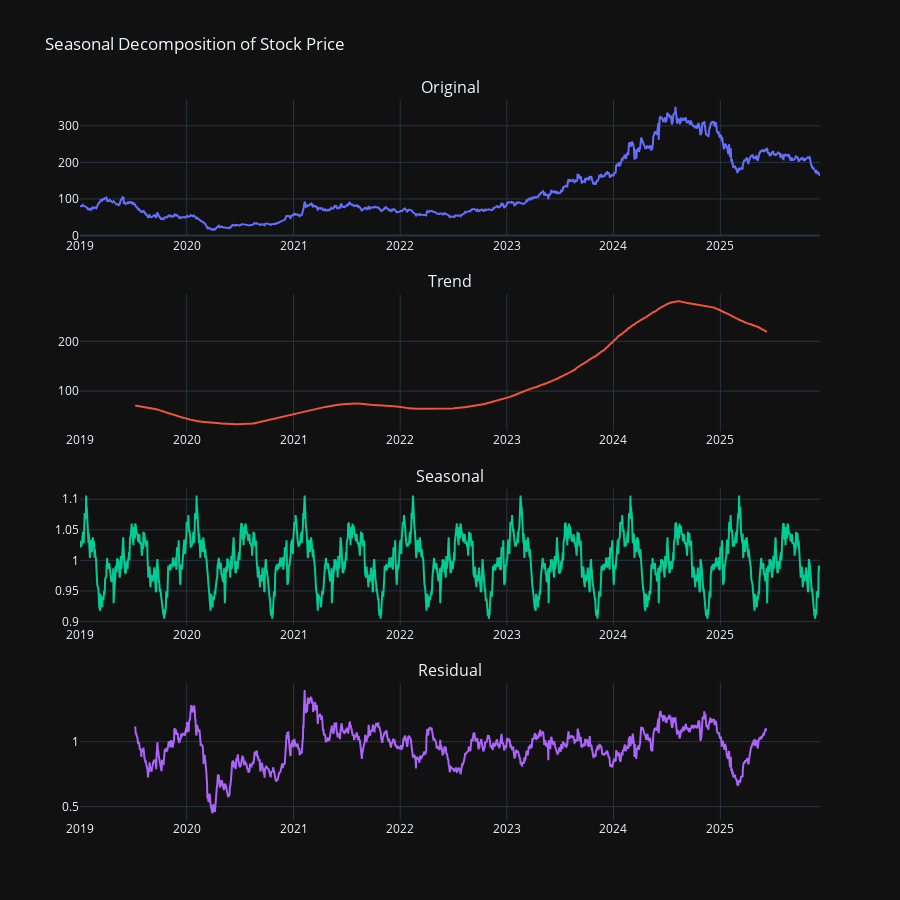
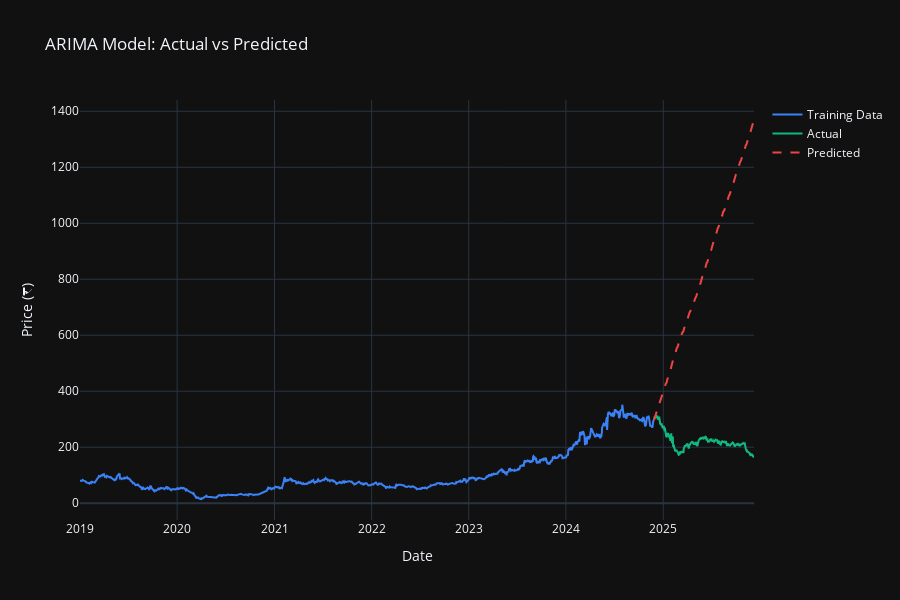
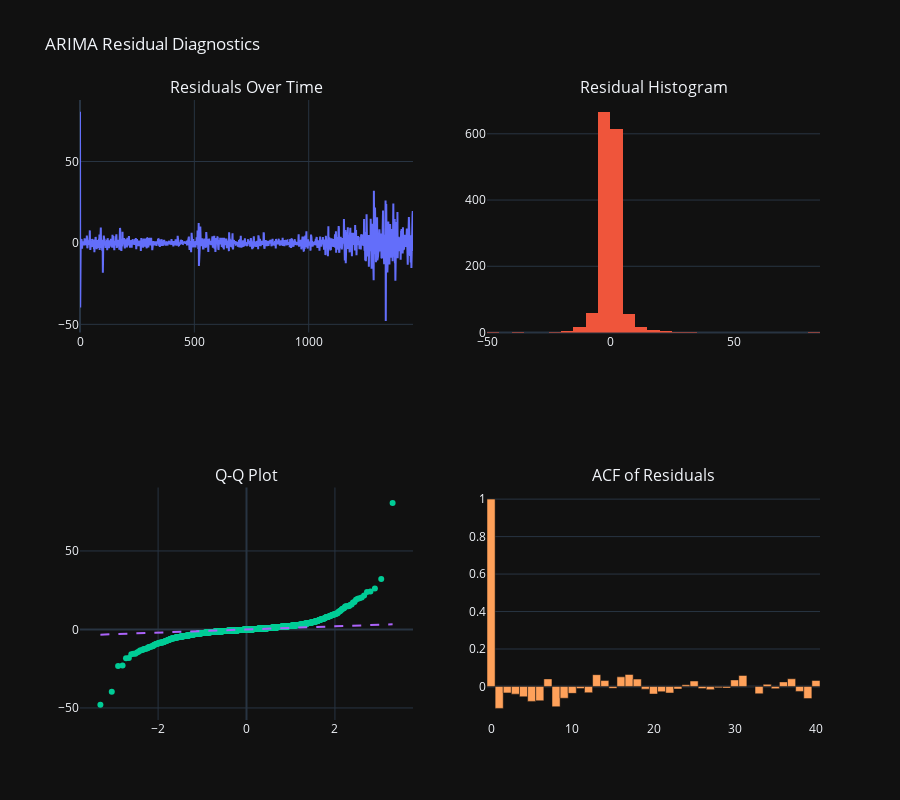
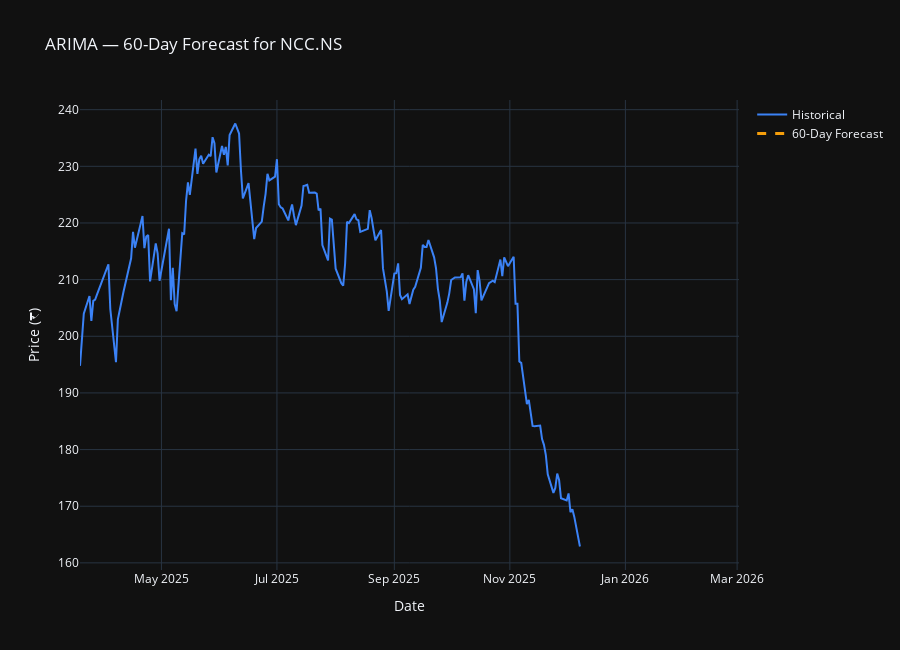

The notebook cell these images were saved under, in order:
### Code cell
run_complete_stock_analysis( "NCC.NS",
                                '2019-01-01',
                               )

### Figure 1 — Plotly figure (JSON) as saved in the notebook; plotly's stock layout.template omitted (floating-point values rounded to 4 significant figures; data arrays with more than 128 entries replaced by an {"elided": "..."} marker saying what was removed)
{"data": [{"name": "Original", "type": "scatter", "x": {"elided": "1715 str values"}, "xaxis": "x", "y": {"elided": "1715 float values"}, "yaxis": "y"}, {"name": "Trend", "type": "scatter", "x": {"elided": "1715 str values"}, "xaxis": "x2", "y": {"elided": "1715 float values"}, "yaxis": "y2"}, {"name": "Seasonal", "type": "scatter", "x": {"elided": "1715 str values"}, "xaxis": "x3", "y": {"elided": "1715 float values"}, "yaxis": "y3"}, {"name": "Residual", "type": "scatter", "x": {"elided": "1715 str values"}, "xaxis": "x4", "y": {"elided": "1715 float values"}, "yaxis": "y4"}], "layout": {"annotations": [{"font": {"size": 16}, "showarrow": false, "text": "Original", "x": 0.5, "xanchor": "center", "xref": "paper", "y": 1, "yanchor": "bottom", "yref": "paper"}, {"font": {"size": 16}, "showarrow": false, "text": "Trend", "x": 0.5, "xanchor": "center", "xref": "paper", "y": 0.73, "yanchor": "bottom", "yref": "paper"}, {"font": {"size": 16}, "showarrow": false, "text": "Seasonal", "x": 0.5, "xanchor": "center", "xref": "paper", "y": 0.46, "yanchor": "bottom", "yref": "paper"}, {"font": {"size": 16}, "showarrow": false, "text": "Residual", "x": 0.5, "xanchor": "center", "xref": "paper", "y": 0.19, "yanchor": "bottom", "yref": "paper"}], "height": 900, "showlegend": false, "title": {"text": "Seasonal Decomposition of Stock Price"}, "xaxis": {"anchor": "y", "domain": [0, 1]}, "xaxis2": {"anchor": "y2", "domain": [0, 1]}, "xaxis3": {"anchor": "y3", "domain": [0, 1]}, "xaxis4": {"anchor": "y4", "domain": [0, 1]}, "yaxis": {"anchor": "x", "domain": [0.81, 1]}, "yaxis2": {"anchor": "x2", "domain": [0.54, 0.73]}, "yaxis3": {"anchor": "x3", "domain": [0.27, 0.46]}, "yaxis4": {"anchor": "x4", "domain": [0, 0.19]}}}

### Figure 2 — Plotly figure (JSON) as saved in the notebook; plotly's stock layout.template omitted (floating-point values rounded to 4 significant figures; data arrays with more than 128 entries replaced by an {"elided": "..."} marker saying what was removed)
{"data": [{"line": {"color": "#3b82f6", "width": 2}, "name": "Training Data", "type": "scatter", "x": {"elided": "1457 str values"}, "y": {"elided": "1457 float values"}}, {"line": {"color": "#10b981", "width": 2}, "name": "Actual", "type": "scatter", "x": {"elided": "258 str values"}, "y": {"elided": "258 float values"}}, {"line": {"color": "#ef4444", "dash": "dash", "width": 2}, "name": "Predicted", "type": "scatter", "x": {"elided": "258 str values"}, "y": {"elided": "258 float values"}}], "layout": {"height": 600, "hovermode": "x unified", "title": {"text": "ARIMA Model: Actual vs Predicted"}, "xaxis": {"title": {"text": "Date"}}, "yaxis": {"title": {"text": "Price (₹)"}}}}

### Figure 3 — Plotly figure (JSON) as saved in the notebook; plotly's stock layout.template omitted (floating-point values rounded to 4 significant figures; data arrays with more than 128 entries replaced by an {"elided": "..."} marker saying what was removed)
{"data": [{"mode": "lines", "name": "Residuals", "type": "scatter", "xaxis": "x", "y": {"elided": "1457 float values"}, "yaxis": "y"}, {"name": "Distribution", "nbinsx": 50, "type": "histogram", "x": {"elided": "1457 float values"}, "xaxis": "x2", "yaxis": "y2"}, {"mode": "markers", "name": "Q-Q", "type": "scatter", "x": {"elided": "1457 float values"}, "xaxis": "x3", "y": {"elided": "1457 float values"}, "yaxis": "y3"}, {"line": {"dash": "dash"}, "mode": "lines", "name": "Normal", "type": "scatter", "x": {"elided": "1457 float values"}, "xaxis": "x3", "y": {"elided": "1457 float values"}, "yaxis": "y3"}, {"name": "ACF", "type": "bar", "xaxis": "x4", "y": [1.0, -0.117, -0.03441, -0.04112, -0.05495, -0.07975, -0.07636, 0.04041, -0.1081, -0.06285, -0.03686, -0.01079, -0.03337, 0.06292, 0.03147, -0.01009, 0.05135, 0.06384, 0.03937, -0.01442, -0.04068, -0.02795, -0.03508, -0.01385, 0.008943, 0.02916, -0.01154, -0.01713, -0.007469, -0.008865, 0.03489, 0.05866, -0.001085, -0.03914, 0.01153, -0.01177, 0.02436, 0.04098, -0.02659, -0.0648, 0.03164], "yaxis": "y4"}], "layout": {"annotations": [{"font": {"size": 16}, "showarrow": false, "text": "Residuals Over Time", "x": 0.225, "xanchor": "center", "xref": "paper", "y": 1, "yanchor": "bottom", "yref": "paper"}, {"font": {"size": 16}, "showarrow": false, "text": "Residual Histogram", "x": 0.775, "xanchor": "center", "xref": "paper", "y": 1, "yanchor": "bottom", "yref": "paper"}, {"font": {"size": 16}, "showarrow": false, "text": "Q-Q Plot", "x": 0.225, "xanchor": "center", "xref": "paper", "y": 0.375, "yanchor": "bottom", "yref": "paper"}, {"font": {"size": 16}, "showarrow": false, "text": "ACF of Residuals", "x": 0.775, "xanchor": "center", "xref": "paper", "y": 0.375, "yanchor": "bottom", "yref": "paper"}], "height": 800, "showlegend": false, "title": {"text": "ARIMA Residual Diagnostics"}, "xaxis": {"anchor": "y", "domain": [0, 0.45]}, "xaxis2": {"anchor": "y2", "domain": [0.55, 1]}, "xaxis3": {"anchor": "y3", "domain": [0, 0.45]}, "xaxis4": {"anchor": "y4", "domain": [0.55, 1]}, "yaxis": {"anchor": "x", "domain": [0.625, 1]}, "yaxis2": {"anchor": "x2", "domain": [0.625, 1]}, "yaxis3": {"anchor": "x3", "domain": [0, 0.375]}, "yaxis4": {"anchor": "x4", "domain": [0, 0.375]}}}

### Figure 4 — Plotly figure (JSON) as saved in the notebook; plotly's stock layout.template omitted (floating-point values rounded to 4 significant figures; data arrays with more than 128 entries replaced by an {"elided": "..."} marker saying what was removed)
{"data": [{"line": {"color": "#3b82f6"}, "name": "Historical", "type": "scatter", "x": {"elided": "180 str values"}, "y": {"elided": "180 float values"}}, {"line": {"color": "#f59e0b", "dash": "dash", "width": 3}, "name": "60-Day Forecast", "type": "scatter", "x": ["2025-12-09T00:00:00.000000000", "2025-12-10T00:00:00.000000000", "2025-12-11T00:00:00.000000000", "2025-12-12T00:00:00.000000000", "2025-12-15T00:00:00.000000000", "2025-12-16T00:00:00.000000000", "2025-12-17T00:00:00.000000000", "2025-12-18T00:00:00.000000000", "2025-12-19T00:00:00.000000000", "2025-12-22T00:00:00.000000000", "2025-12-23T00:00:00.000000000", "2025-12-24T00:00:00.000000000", "2025-12-25T00:00:00.000000000", "2025-12-26T00:00:00.000000000", "2025-12-29T00:00:00.000000000", "2025-12-30T00:00:00.000000000", "2025-12-31T00:00:00.000000000", "2026-01-01T00:00:00.000000000", "2026-01-02T00:00:00.000000000", "2026-01-05T00:00:00.000000000", "2026-01-06T00:00:00.000000000", "2026-01-07T00:00:00.000000000", "2026-01-08T00:00:00.000000000", "2026-01-09T00:00:00.000000000", "2026-01-12T00:00:00.000000000", "2026-01-13T00:00:00.000000000", "2026-01-14T00:00:00.000000000", "2026-01-15T00:00:00.000000000", "2026-01-16T00:00:00.000000000", "2026-01-19T00:00:00.000000000", "2026-01-20T00:00:00.000000000", "2026-01-21T00:00:00.000000000", "2026-01-22T00:00:00.000000000", "2026-01-23T00:00:00.000000000", "2026-01-26T00:00:00.000000000", "2026-01-27T00:00:00.000000000", "2026-01-28T00:00:00.000000000", "2026-01-29T00:00:00.000000000", "2026-01-30T00:00:00.000000000", "2026-02-02T00:00:00.000000000", "2026-02-03T00:00:00.000000000", "2026-02-04T00:00:00.000000000", "2026-02-05T00:00:00.000000000", "2026-02-06T00:00:00.000000000", "2026-02-09T00:00:00.000000000", "2026-02-10T00:00:00.000000000", "2026-02-11T00:00:00.000000000", "2026-02-12T00:00:00.000000000", "2026-02-13T00:00:00.000000000", "2026-02-16T00:00:00.000000000", "2026-02-17T00:00:00.000000000", "2026-02-18T00:00:00.000000000", "2026-02-19T00:00:00.000000000", "2026-02-20T00:00:00.000000000", "2026-02-23T00:00:00.000000000", "2026-02-24T00:00:00.000000000", "2026-02-25T00:00:00.000000000", "2026-02-26T00:00:00.000000000", "2026-02-27T00:00:00.000000000", "2026-03-02T00:00:00.000000000"], "y": [NaN, NaN, NaN, NaN, NaN, NaN, NaN, NaN, NaN, NaN, NaN, NaN, NaN, NaN, NaN, NaN, NaN, NaN, NaN, NaN, NaN, NaN, NaN, NaN, NaN, NaN, NaN, NaN, NaN, NaN, NaN, NaN, NaN, NaN, NaN, NaN, NaN, NaN, NaN, NaN, NaN, NaN, NaN, NaN, NaN, NaN, NaN, NaN, NaN, NaN, NaN, NaN, NaN, NaN, NaN, NaN, NaN, NaN, NaN, NaN]}], "layout": {"height": 650, "hovermode": "x unified", "title": {"text": "ARIMA — 60-Day Forecast for NCC.NS"}, "xaxis": {"title": {"text": "Date"}}, "yaxis": {"title": {"text": "Price (₹)"}}}}
